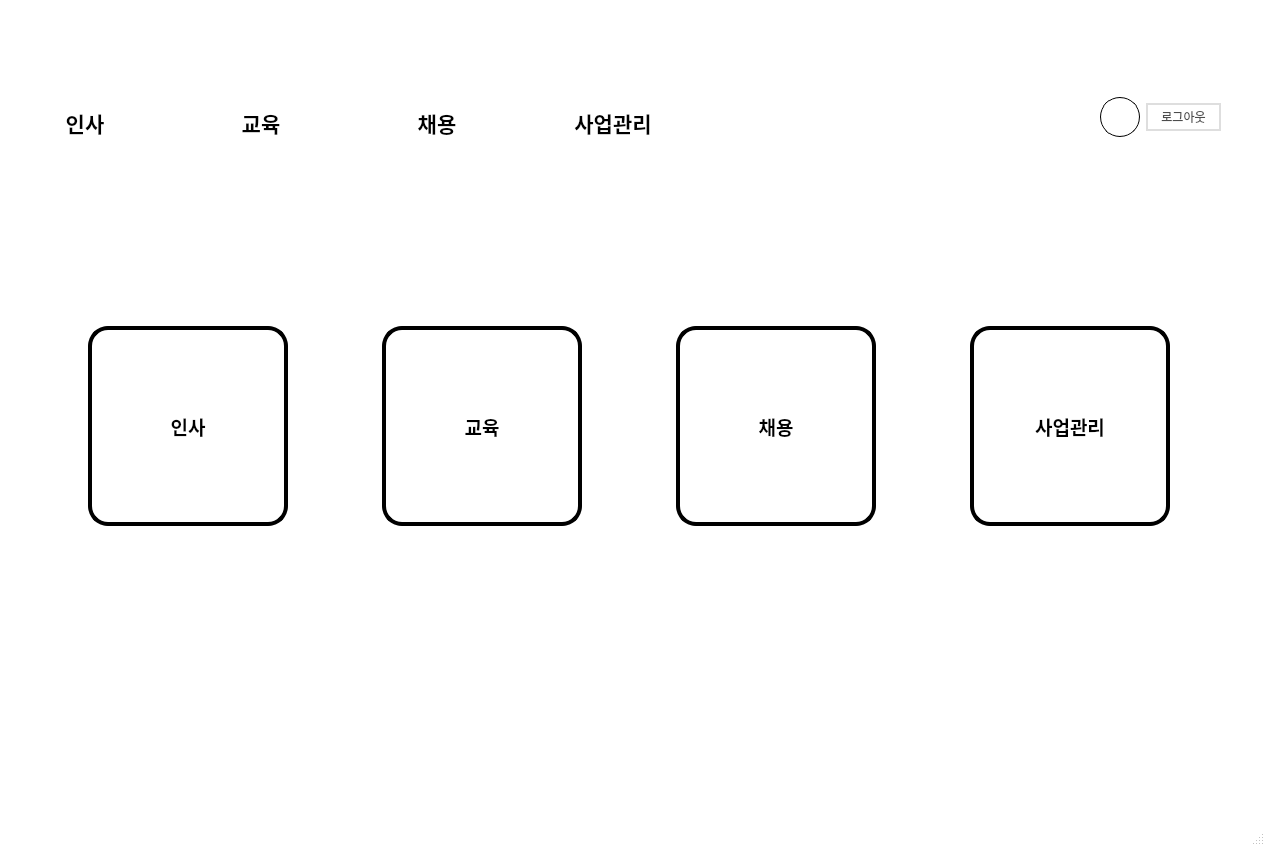
<?xml version="1.0" encoding="UTF-8"?>
<ui version="4.0">
 <class>MainWindow</class>
 <widget class="QMainWindow" name="MainWindow">
  <property name="geometry">
   <rect>
    <x>0</x>
    <y>0</y>
    <width>1265</width>
    <height>846</height>
   </rect>
  </property>
  <property name="sizePolicy">
   <sizepolicy hsizetype="Maximum" vsizetype="Preferred">
    <horstretch>0</horstretch>
    <verstretch>0</verstretch>
   </sizepolicy>
  </property>
  <property name="palette">
   <palette>
    <active>
     <colorrole role="WindowText">
      <brush brushstyle="SolidPattern">
       <color alpha="255">
        <red>0</red>
        <green>0</green>
        <blue>0</blue>
       </color>
      </brush>
     </colorrole>
     <colorrole role="Button">
      <brush brushstyle="SolidPattern">
       <color alpha="255">
        <red>255</red>
        <green>255</green>
        <blue>255</blue>
       </color>
      </brush>
     </colorrole>
     <colorrole role="Light">
      <brush brushstyle="SolidPattern">
       <color alpha="255">
        <red>255</red>
        <green>255</green>
        <blue>255</blue>
       </color>
      </brush>
     </colorrole>
     <colorrole role="Midlight">
      <brush brushstyle="SolidPattern">
       <color alpha="255">
        <red>255</red>
        <green>255</green>
        <blue>255</blue>
       </color>
      </brush>
     </colorrole>
     <colorrole role="Dark">
      <brush brushstyle="SolidPattern">
       <color alpha="255">
        <red>127</red>
        <green>127</green>
        <blue>127</blue>
       </color>
      </brush>
     </colorrole>
     <colorrole role="Mid">
      <brush brushstyle="SolidPattern">
       <color alpha="255">
        <red>170</red>
        <green>170</green>
        <blue>170</blue>
       </color>
      </brush>
     </colorrole>
     <colorrole role="Text">
      <brush brushstyle="SolidPattern">
       <color alpha="255">
        <red>0</red>
        <green>0</green>
        <blue>0</blue>
       </color>
      </brush>
     </colorrole>
     <colorrole role="BrightText">
      <brush brushstyle="SolidPattern">
       <color alpha="255">
        <red>255</red>
        <green>255</green>
        <blue>255</blue>
       </color>
      </brush>
     </colorrole>
     <colorrole role="ButtonText">
      <brush brushstyle="SolidPattern">
       <color alpha="255">
        <red>0</red>
        <green>0</green>
        <blue>0</blue>
       </color>
      </brush>
     </colorrole>
     <colorrole role="Base">
      <brush brushstyle="SolidPattern">
       <color alpha="255">
        <red>255</red>
        <green>255</green>
        <blue>255</blue>
       </color>
      </brush>
     </colorrole>
     <colorrole role="Window">
      <brush brushstyle="SolidPattern">
       <color alpha="255">
        <red>255</red>
        <green>255</green>
        <blue>255</blue>
       </color>
      </brush>
     </colorrole>
     <colorrole role="Shadow">
      <brush brushstyle="SolidPattern">
       <color alpha="255">
        <red>0</red>
        <green>0</green>
        <blue>0</blue>
       </color>
      </brush>
     </colorrole>
     <colorrole role="AlternateBase">
      <brush brushstyle="SolidPattern">
       <color alpha="255">
        <red>255</red>
        <green>255</green>
        <blue>255</blue>
       </color>
      </brush>
     </colorrole>
     <colorrole role="ToolTipBase">
      <brush brushstyle="SolidPattern">
       <color alpha="255">
        <red>255</red>
        <green>255</green>
        <blue>220</blue>
       </color>
      </brush>
     </colorrole>
     <colorrole role="ToolTipText">
      <brush brushstyle="SolidPattern">
       <color alpha="255">
        <red>0</red>
        <green>0</green>
        <blue>0</blue>
       </color>
      </brush>
     </colorrole>
     <colorrole role="PlaceholderText">
      <brush brushstyle="SolidPattern">
       <color alpha="128">
        <red>0</red>
        <green>0</green>
        <blue>0</blue>
       </color>
      </brush>
     </colorrole>
    </active>
    <inactive>
     <colorrole role="WindowText">
      <brush brushstyle="SolidPattern">
       <color alpha="255">
        <red>0</red>
        <green>0</green>
        <blue>0</blue>
       </color>
      </brush>
     </colorrole>
     <colorrole role="Button">
      <brush brushstyle="SolidPattern">
       <color alpha="255">
        <red>255</red>
        <green>255</green>
        <blue>255</blue>
       </color>
      </brush>
     </colorrole>
     <colorrole role="Light">
      <brush brushstyle="SolidPattern">
       <color alpha="255">
        <red>255</red>
        <green>255</green>
        <blue>255</blue>
       </color>
      </brush>
     </colorrole>
     <colorrole role="Midlight">
      <brush brushstyle="SolidPattern">
       <color alpha="255">
        <red>255</red>
        <green>255</green>
        <blue>255</blue>
       </color>
      </brush>
     </colorrole>
     <colorrole role="Dark">
      <brush brushstyle="SolidPattern">
       <color alpha="255">
        <red>127</red>
        <green>127</green>
        <blue>127</blue>
       </color>
      </brush>
     </colorrole>
     <colorrole role="Mid">
      <brush brushstyle="SolidPattern">
       <color alpha="255">
        <red>170</red>
        <green>170</green>
        <blue>170</blue>
       </color>
      </brush>
     </colorrole>
     <colorrole role="Text">
      <brush brushstyle="SolidPattern">
       <color alpha="255">
        <red>0</red>
        <green>0</green>
        <blue>0</blue>
       </color>
      </brush>
     </colorrole>
     <colorrole role="BrightText">
      <brush brushstyle="SolidPattern">
       <color alpha="255">
        <red>255</red>
        <green>255</green>
        <blue>255</blue>
       </color>
      </brush>
     </colorrole>
     <colorrole role="ButtonText">
      <brush brushstyle="SolidPattern">
       <color alpha="255">
        <red>0</red>
        <green>0</green>
        <blue>0</blue>
       </color>
      </brush>
     </colorrole>
     <colorrole role="Base">
      <brush brushstyle="SolidPattern">
       <color alpha="255">
        <red>255</red>
        <green>255</green>
        <blue>255</blue>
       </color>
      </brush>
     </colorrole>
     <colorrole role="Window">
      <brush brushstyle="SolidPattern">
       <color alpha="255">
        <red>255</red>
        <green>255</green>
        <blue>255</blue>
       </color>
      </brush>
     </colorrole>
     <colorrole role="Shadow">
      <brush brushstyle="SolidPattern">
       <color alpha="255">
        <red>0</red>
        <green>0</green>
        <blue>0</blue>
       </color>
      </brush>
     </colorrole>
     <colorrole role="AlternateBase">
      <brush brushstyle="SolidPattern">
       <color alpha="255">
        <red>255</red>
        <green>255</green>
        <blue>255</blue>
       </color>
      </brush>
     </colorrole>
     <colorrole role="ToolTipBase">
      <brush brushstyle="SolidPattern">
       <color alpha="255">
        <red>255</red>
        <green>255</green>
        <blue>220</blue>
       </color>
      </brush>
     </colorrole>
     <colorrole role="ToolTipText">
      <brush brushstyle="SolidPattern">
       <color alpha="255">
        <red>0</red>
        <green>0</green>
        <blue>0</blue>
       </color>
      </brush>
     </colorrole>
     <colorrole role="PlaceholderText">
      <brush brushstyle="SolidPattern">
       <color alpha="128">
        <red>0</red>
        <green>0</green>
        <blue>0</blue>
       </color>
      </brush>
     </colorrole>
    </inactive>
    <disabled>
     <colorrole role="WindowText">
      <brush brushstyle="SolidPattern">
       <color alpha="255">
        <red>127</red>
        <green>127</green>
        <blue>127</blue>
       </color>
      </brush>
     </colorrole>
     <colorrole role="Button">
      <brush brushstyle="SolidPattern">
       <color alpha="255">
        <red>255</red>
        <green>255</green>
        <blue>255</blue>
       </color>
      </brush>
     </colorrole>
     <colorrole role="Light">
      <brush brushstyle="SolidPattern">
       <color alpha="255">
        <red>255</red>
        <green>255</green>
        <blue>255</blue>
       </color>
      </brush>
     </colorrole>
     <colorrole role="Midlight">
      <brush brushstyle="SolidPattern">
       <color alpha="255">
        <red>255</red>
        <green>255</green>
        <blue>255</blue>
       </color>
      </brush>
     </colorrole>
     <colorrole role="Dark">
      <brush brushstyle="SolidPattern">
       <color alpha="255">
        <red>127</red>
        <green>127</green>
        <blue>127</blue>
       </color>
      </brush>
     </colorrole>
     <colorrole role="Mid">
      <brush brushstyle="SolidPattern">
       <color alpha="255">
        <red>170</red>
        <green>170</green>
        <blue>170</blue>
       </color>
      </brush>
     </colorrole>
     <colorrole role="Text">
      <brush brushstyle="SolidPattern">
       <color alpha="255">
        <red>127</red>
        <green>127</green>
        <blue>127</blue>
       </color>
      </brush>
     </colorrole>
     <colorrole role="BrightText">
      <brush brushstyle="SolidPattern">
       <color alpha="255">
        <red>255</red>
        <green>255</green>
        <blue>255</blue>
       </color>
      </brush>
     </colorrole>
     <colorrole role="ButtonText">
      <brush brushstyle="SolidPattern">
       <color alpha="255">
        <red>127</red>
        <green>127</green>
        <blue>127</blue>
       </color>
      </brush>
     </colorrole>
     <colorrole role="Base">
      <brush brushstyle="SolidPattern">
       <color alpha="255">
        <red>255</red>
        <green>255</green>
        <blue>255</blue>
       </color>
      </brush>
     </colorrole>
     <colorrole role="Window">
      <brush brushstyle="SolidPattern">
       <color alpha="255">
        <red>255</red>
        <green>255</green>
        <blue>255</blue>
       </color>
      </brush>
     </colorrole>
     <colorrole role="Shadow">
      <brush brushstyle="SolidPattern">
       <color alpha="255">
        <red>0</red>
        <green>0</green>
        <blue>0</blue>
       </color>
      </brush>
     </colorrole>
     <colorrole role="AlternateBase">
      <brush brushstyle="SolidPattern">
       <color alpha="255">
        <red>255</red>
        <green>255</green>
        <blue>255</blue>
       </color>
      </brush>
     </colorrole>
     <colorrole role="ToolTipBase">
      <brush brushstyle="SolidPattern">
       <color alpha="255">
        <red>255</red>
        <green>255</green>
        <blue>220</blue>
       </color>
      </brush>
     </colorrole>
     <colorrole role="ToolTipText">
      <brush brushstyle="SolidPattern">
       <color alpha="255">
        <red>0</red>
        <green>0</green>
        <blue>0</blue>
       </color>
      </brush>
     </colorrole>
     <colorrole role="PlaceholderText">
      <brush brushstyle="SolidPattern">
       <color alpha="128">
        <red>0</red>
        <green>0</green>
        <blue>0</blue>
       </color>
      </brush>
     </colorrole>
    </disabled>
   </palette>
  </property>
  <property name="windowTitle">
   <string>Inex</string>
  </property>
  <property name="windowIcon">
   <iconset>
    <normaloff>windowicon.jpg</normaloff>windowicon.jpg</iconset>
  </property>
  <widget class="QWidget" name="index">
   <widget class="QWidget" name="verticalLayoutWidget_2">
    <property name="geometry">
     <rect>
      <x>0</x>
      <y>0</y>
      <width>1261</width>
      <height>852</height>
     </rect>
    </property>
    <layout class="QVBoxLayout" name="indexlayout" stretch="0,0,0,0,0">
     <item alignment="Qt::AlignRight">
      <widget class="QLabel" name="label">
       <property name="minimumSize">
        <size>
         <width>230</width>
         <height>69</height>
        </size>
       </property>
       <property name="maximumSize">
        <size>
         <width>230</width>
         <height>69</height>
        </size>
       </property>
       <property name="text">
        <string/>
       </property>
       <property name="pixmap">
        <pixmap>nori_230.jpg</pixmap>
       </property>
      </widget>
     </item>
     <item>
      <layout class="QHBoxLayout" name="horizontalLayout">
       <item>
        <widget class="QPushButton" name="toolhr">
         <property name="minimumSize">
          <size>
           <width>170</width>
           <height>95</height>
          </size>
         </property>
         <property name="maximumSize">
          <size>
           <width>170</width>
           <height>95</height>
          </size>
         </property>
         <property name="font">
          <font>
           <family>맑은 고딕</family>
           <pointsize>16</pointsize>
           <weight>75</weight>
           <bold>true</bold>
          </font>
         </property>
         <property name="styleSheet">
          <string notr="true">QPushButton{
	border: none;
}
QPushButton:hover {
	border-bottom: 3px solid ;
}</string>
         </property>
         <property name="text">
          <string>인사</string>
         </property>
        </widget>
       </item>
       <item>
        <widget class="QPushButton" name="tooledu">
         <property name="minimumSize">
          <size>
           <width>170</width>
           <height>95</height>
          </size>
         </property>
         <property name="maximumSize">
          <size>
           <width>170</width>
           <height>95</height>
          </size>
         </property>
         <property name="font">
          <font>
           <family>맑은 고딕</family>
           <pointsize>16</pointsize>
           <weight>75</weight>
           <bold>true</bold>
          </font>
         </property>
         <property name="styleSheet">
          <string notr="true">QPushButton{
	border: none;
}
QPushButton:hover {
	border-bottom: 3px solid ;
}</string>
         </property>
         <property name="text">
          <string>교육</string>
         </property>
        </widget>
       </item>
       <item>
        <widget class="QPushButton" name="toolrc">
         <property name="minimumSize">
          <size>
           <width>170</width>
           <height>95</height>
          </size>
         </property>
         <property name="maximumSize">
          <size>
           <width>170</width>
           <height>95</height>
          </size>
         </property>
         <property name="font">
          <font>
           <family>맑은 고딕</family>
           <pointsize>16</pointsize>
           <weight>75</weight>
           <bold>true</bold>
          </font>
         </property>
         <property name="styleSheet">
          <string notr="true">QPushButton{
	border: none;
}
QPushButton:hover {
	border-bottom: 3px solid ;
}</string>
         </property>
         <property name="text">
          <string>채용</string>
         </property>
        </widget>
       </item>
       <item>
        <widget class="QPushButton" name="toolbm">
         <property name="minimumSize">
          <size>
           <width>170</width>
           <height>95</height>
          </size>
         </property>
         <property name="maximumSize">
          <size>
           <width>170</width>
           <height>95</height>
          </size>
         </property>
         <property name="font">
          <font>
           <family>맑은 고딕</family>
           <pointsize>16</pointsize>
           <weight>75</weight>
           <bold>true</bold>
          </font>
         </property>
         <property name="styleSheet">
          <string notr="true">QPushButton{
	border: none;
}
QPushButton:hover {
	border-bottom: 3px solid;
}</string>
         </property>
         <property name="text">
          <string>사업관리</string>
         </property>
        </widget>
       </item>
       <item>
        <spacer name="horizontalSpacer">
         <property name="orientation">
          <enum>Qt::Horizontal</enum>
         </property>
         <property name="sizeHint" stdset="0">
          <size>
           <width>40</width>
           <height>20</height>
          </size>
         </property>
        </spacer>
       </item>
       <item>
        <layout class="QVBoxLayout" name="verticalLayout_4">
         <item>
          <spacer name="verticalSpacer_7">
           <property name="orientation">
            <enum>Qt::Vertical</enum>
           </property>
           <property name="sizeType">
            <enum>QSizePolicy::Fixed</enum>
           </property>
           <property name="sizeHint" stdset="0">
            <size>
             <width>20</width>
             <height>16</height>
            </size>
           </property>
          </spacer>
         </item>
         <item>
          <widget class="QPushButton" name="chgBtn">
           <property name="minimumSize">
            <size>
             <width>40</width>
             <height>40</height>
            </size>
           </property>
           <property name="maximumSize">
            <size>
             <width>40</width>
             <height>40</height>
            </size>
           </property>
           <property name="styleSheet">
            <string notr="true">background-color: white;
border: 1px solid black;
border-radius:20px

</string>
           </property>
           <property name="text">
            <string/>
           </property>
           <property name="icon">
            <iconset>
             <normaloff>chgpw.png</normaloff>chgpw.png</iconset>
           </property>
           <property name="iconSize">
            <size>
             <width>30</width>
             <height>30</height>
            </size>
           </property>
          </widget>
         </item>
         <item>
          <spacer name="verticalSpacer_8">
           <property name="orientation">
            <enum>Qt::Vertical</enum>
           </property>
           <property name="sizeType">
            <enum>QSizePolicy::Fixed</enum>
           </property>
           <property name="sizeHint" stdset="0">
            <size>
             <width>20</width>
             <height>27</height>
            </size>
           </property>
          </spacer>
         </item>
        </layout>
       </item>
       <item>
        <layout class="QVBoxLayout" name="verticalLayout_2">
         <item>
          <spacer name="verticalSpacer_2">
           <property name="orientation">
            <enum>Qt::Vertical</enum>
           </property>
           <property name="sizeType">
            <enum>QSizePolicy::Fixed</enum>
           </property>
           <property name="sizeHint" stdset="0">
            <size>
             <width>20</width>
             <height>22</height>
            </size>
           </property>
          </spacer>
         </item>
         <item>
          <widget class="QPushButton" name="logoutBtn">
           <property name="minimumSize">
            <size>
             <width>75</width>
             <height>28</height>
            </size>
           </property>
           <property name="maximumSize">
            <size>
             <width>75</width>
             <height>28</height>
            </size>
           </property>
           <property name="styleSheet">
            <string notr="true">background-color: white;
border : 2px solid #dedede;
color: #4c4c4c;
</string>
           </property>
           <property name="text">
            <string>로그아웃</string>
           </property>
          </widget>
         </item>
         <item>
          <spacer name="verticalSpacer">
           <property name="orientation">
            <enum>Qt::Vertical</enum>
           </property>
           <property name="sizeType">
            <enum>QSizePolicy::Fixed</enum>
           </property>
           <property name="sizeHint" stdset="0">
            <size>
             <width>20</width>
             <height>33</height>
            </size>
           </property>
          </spacer>
         </item>
        </layout>
       </item>
       <item>
        <spacer name="horizontalSpacer_2">
         <property name="orientation">
          <enum>Qt::Horizontal</enum>
         </property>
         <property name="sizeType">
          <enum>QSizePolicy::Fixed</enum>
         </property>
         <property name="sizeHint" stdset="0">
          <size>
           <width>40</width>
           <height>20</height>
          </size>
         </property>
        </spacer>
       </item>
      </layout>
     </item>
     <item>
      <spacer name="verticalSpacer_3">
       <property name="orientation">
        <enum>Qt::Vertical</enum>
       </property>
       <property name="sizeType">
        <enum>QSizePolicy::Fixed</enum>
       </property>
       <property name="sizeHint" stdset="0">
        <size>
         <width>20</width>
         <height>150</height>
        </size>
       </property>
      </spacer>
     </item>
     <item>
      <layout class="QHBoxLayout" name="horizontalLayout_9">
       <item>
        <widget class="QToolButton" name="empBtn">
         <property name="minimumSize">
          <size>
           <width>200</width>
           <height>200</height>
          </size>
         </property>
         <property name="maximumSize">
          <size>
           <width>200</width>
           <height>200</height>
          </size>
         </property>
         <property name="font">
          <font>
           <family>맑은 고딕</family>
           <pointsize>14</pointsize>
           <weight>75</weight>
           <bold>true</bold>
          </font>
         </property>
         <property name="cursor">
          <cursorShape>OpenHandCursor</cursorShape>
         </property>
         <property name="styleSheet">
          <string notr="true">QToolButton {
background-color: white;
border: 4px solid ;
border-radius: 20px;
}

QToolButton:hover {
background-color: rgba(255, 85, 0, 50);
border: 4px solid;
border-radius: 20px;
}</string>
         </property>
         <property name="text">
          <string>인사</string>
         </property>
         <property name="icon">
          <iconset>
           <normaloff>hr.png</normaloff>hr.png</iconset>
         </property>
         <property name="iconSize">
          <size>
           <width>130</width>
           <height>130</height>
          </size>
         </property>
         <property name="popupMode">
          <enum>QToolButton::InstantPopup</enum>
         </property>
         <property name="toolButtonStyle">
          <enum>Qt::ToolButtonTextUnderIcon</enum>
         </property>
        </widget>
       </item>
       <item>
        <widget class="QToolButton" name="eduBtn">
         <property name="minimumSize">
          <size>
           <width>200</width>
           <height>200</height>
          </size>
         </property>
         <property name="maximumSize">
          <size>
           <width>200</width>
           <height>200</height>
          </size>
         </property>
         <property name="font">
          <font>
           <family>맑은 고딕</family>
           <pointsize>14</pointsize>
           <weight>75</weight>
           <bold>true</bold>
          </font>
         </property>
         <property name="cursor">
          <cursorShape>OpenHandCursor</cursorShape>
         </property>
         <property name="styleSheet">
          <string notr="true">QToolButton {
background-color: white;
border: 4px solid ;
border-radius: 20px;
}

QToolButton:hover {
background-color: rgba(255, 85, 0, 50);
border: 4px solid;
border-radius: 20px;
}</string>
         </property>
         <property name="text">
          <string>교육</string>
         </property>
         <property name="icon">
          <iconset>
           <normaloff>edu.png</normaloff>edu.png</iconset>
         </property>
         <property name="iconSize">
          <size>
           <width>130</width>
           <height>130</height>
          </size>
         </property>
         <property name="toolButtonStyle">
          <enum>Qt::ToolButtonTextUnderIcon</enum>
         </property>
        </widget>
       </item>
       <item>
        <widget class="QToolButton" name="hireBtn">
         <property name="minimumSize">
          <size>
           <width>200</width>
           <height>200</height>
          </size>
         </property>
         <property name="maximumSize">
          <size>
           <width>200</width>
           <height>200</height>
          </size>
         </property>
         <property name="font">
          <font>
           <family>맑은 고딕</family>
           <pointsize>14</pointsize>
           <weight>75</weight>
           <bold>true</bold>
          </font>
         </property>
         <property name="cursor">
          <cursorShape>OpenHandCursor</cursorShape>
         </property>
         <property name="styleSheet">
          <string notr="true">QToolButton {
background-color: white;
border: 4px solid ;
border-radius: 20px;
}

QToolButton:hover {
background-color: rgba(255, 85, 0, 50);
border: 4px solid;
border-radius: 20px;
}</string>
         </property>
         <property name="text">
          <string>채용</string>
         </property>
         <property name="icon">
          <iconset>
           <normaloff>rc.png</normaloff>rc.png</iconset>
         </property>
         <property name="iconSize">
          <size>
           <width>130</width>
           <height>130</height>
          </size>
         </property>
         <property name="toolButtonStyle">
          <enum>Qt::ToolButtonTextUnderIcon</enum>
         </property>
        </widget>
       </item>
       <item>
        <widget class="QToolButton" name="hireBtn_2">
         <property name="minimumSize">
          <size>
           <width>200</width>
           <height>200</height>
          </size>
         </property>
         <property name="maximumSize">
          <size>
           <width>200</width>
           <height>200</height>
          </size>
         </property>
         <property name="font">
          <font>
           <family>맑은 고딕</family>
           <pointsize>14</pointsize>
           <weight>75</weight>
           <bold>true</bold>
          </font>
         </property>
         <property name="cursor">
          <cursorShape>OpenHandCursor</cursorShape>
         </property>
         <property name="styleSheet">
          <string notr="true">QToolButton {
background-color: white;
border: 4px solid ;
border-radius: 20px;
}

QToolButton:hover {
background-color: rgba(255, 85, 0, 50);
border: 4px solid;
border-radius: 20px;
}</string>
         </property>
         <property name="text">
          <string>사업관리</string>
         </property>
         <property name="icon">
          <iconset>
           <normaloff>busi.png</normaloff>busi.png</iconset>
         </property>
         <property name="iconSize">
          <size>
           <width>130</width>
           <height>130</height>
          </size>
         </property>
         <property name="toolButtonStyle">
          <enum>Qt::ToolButtonTextUnderIcon</enum>
         </property>
        </widget>
       </item>
      </layout>
     </item>
     <item>
      <spacer name="verticalSpacer_4">
       <property name="orientation">
        <enum>Qt::Vertical</enum>
       </property>
       <property name="sizeHint" stdset="0">
        <size>
         <width>20</width>
         <height>40</height>
        </size>
       </property>
      </spacer>
     </item>
    </layout>
   </widget>
  </widget>
  <widget class="QMenuBar" name="menubar">
   <property name="geometry">
    <rect>
     <x>0</x>
     <y>0</y>
     <width>1265</width>
     <height>26</height>
    </rect>
   </property>
  </widget>
  <widget class="QStatusBar" name="statusbar"/>
 </widget>
 <resources/>
 <connections/>
</ui>
